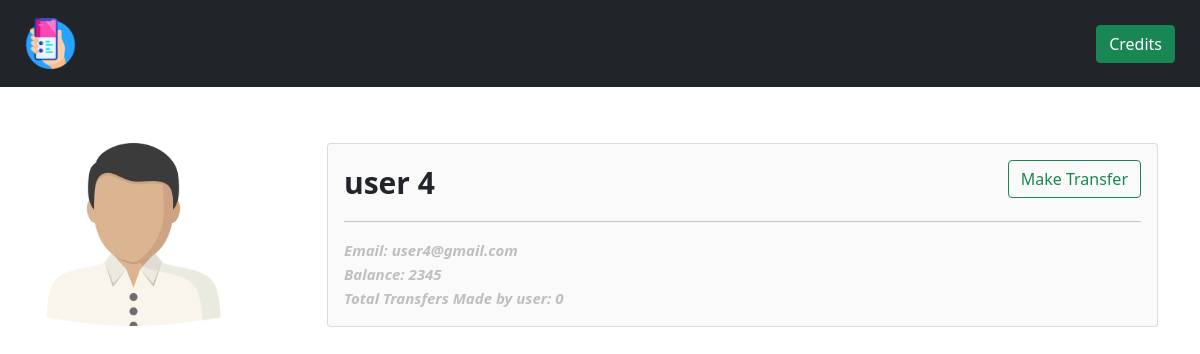
Page /customerDetail/8/ on the committed database.
### accounts/models.py (models this page shows)
class Customer(models.Model):
    user = models.OneToOneField(User, related_name='userprofile', on_delete=models.CASCADE)
    first_name = models.CharField(max_length=200, null=False, default='')
    last_name = models.CharField(max_length=200, null=True)
    email = models.CharField(max_length=30, default='')
    current_balance = models.IntegerField(default=0)
    total_tranfers = models.IntegerField(default=0)

### accounts/views.py (the view)
# urls.py: path('customerDetail/<str:pk>/', views.customerDetail, name='customerDetail'),
def customerDetail(request, pk):
    customer = Customer.objects.get(pk=pk)
    return render(request, 'accounts/customerDetail.html',{'customer':customer})

### accounts/templates/accounts/customerDetail.html (shortened to what this page needs)
{% load static %}
<!DOCTYPE html>
<html lang="en">
<head>
    <link href="https://cdn.jsdelivr.net/npm/bootstrap@5.0.0/dist/css/bootstrap.min.css" rel="stylesheet">
</head>
<body>
    {% include 'accounts/navbar.html' %}
    <div class="container">
        <div class="row" style="margin-top: 5%;">
            <div class="col-3">
                <img width="70%" src="{% static 'img/profile.png' %}" alt="">
            </div>
            <div class="col-9">
                <div class="card" style="background-color: #fafafa;">
                    <div class="card-body">
                        <strong style="font-size: 30px;">{{customer.first_name}} {{customer.last_name}}</strong>
                        <a class="btn btn-outline-success " style="float:right;" href="{% url 'createTransfers' customer.id %}">Make Transfer</a> <br> <hr>
                        <small style="color: #bfbfbf;font-weight: bolder; font-style: italic; font-size: 15px;">Email: {{customer.email}}</small> <br>
                        <small style="color: #bfbfbf;font-weight: bolder; font-style: italic;font-size: 15px;">Balance: {{customer.current_balance}}</small> <br>
                        <small style="color: #bfbfbf;font-weight: bolder; font-style: italic;font-size: 15px;">Total Transfers Made by {{customer.first_name}}: {{customer.total_tranfers}}</small>
                    </div>
                </div>
            </div>
        </div>
    </div>
</body>
</html>

### rows in the picture
Customer: first_name "user", last_name "4", email "user4@gmail.com", current_balance "2345", total_tranfers "0"
